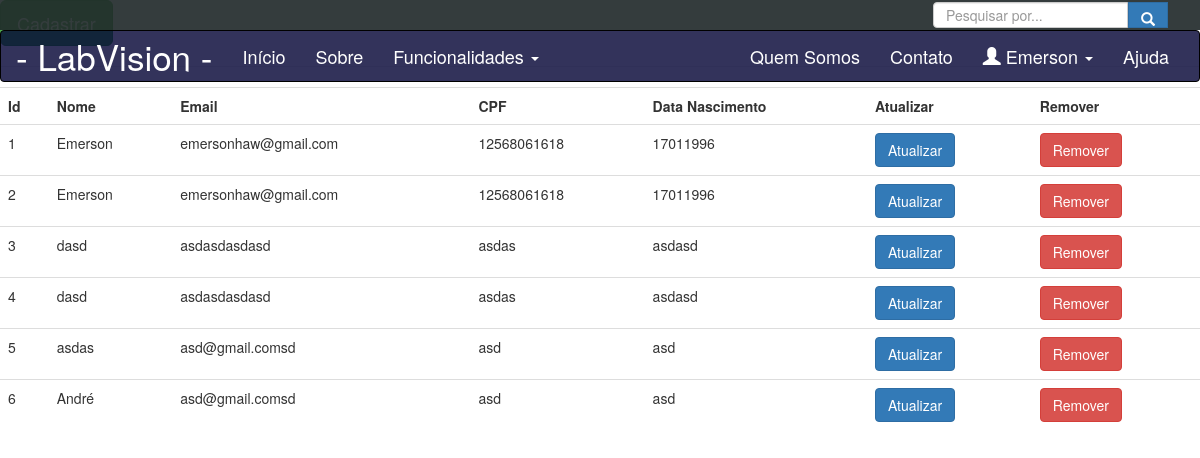
Page /listar-usuarios (signed in) on the committed database.
### app/models/tables.py (models this page shows, shortened)
class Pessoa(db.Model):
    __tablename__ = "pessoas"
    id = db.Column(db.Integer, primary_key=True)
    nome = db.Column(db.String(50))

class Usuario(Pessoa, db.Model):
    __tablename__ = "usuarios"
    id = db.Column(db.Integer, primary_key=True)
    email = db.Column(db.String(50))
    senha = db.Column(db.String(20))
    cpf = db.Column(db.String(20))
    dt_nascimento = db.Column(db.String(20))
    status = db.Column(db.Boolean())
    pessoa = db.Column(db.Integer, db.ForeignKey('pessoas.id'))
    def get_id(self):
        return str(self.id)

### app/controllers/default.py (the view)
@app.route('/listar-usuarios', methods=['GET', 'POST'])
def listar_usuarios():
    if not current_user.get_id():
        return redirect(url_for('login'))
    usuarios = Usuario.query.all()
    return render_template('usuario/listar-usuarios.html', usuarios=usuarios)

### app/controllers/default.py (called while the page is built)
@login_manager.user_loader
def load_user(id):
    return Usuario.query.filter_by(id=id).first()

### app/templates/usuario/listar-usuarios.html (shortened to what this page needs)
{% include 'base/head.html' %}
{% include 'base/nav_bar.html' %}
<a href="/cadastrar-usuarios">
    <button class="btn btn-lg btn-success">
    </button>
</a>
<hr>
<div class="table-responsive">
        <table class="table">
            <tr>
                <th>Id</th>
                <th>Nome</th>
                <th>Email</th>
                <th>CPF</th>
                <th>Data Nascimento</th>
                <th>Atualizar</th>
                <th>Remover</th>
            </tr>
            {% for u in usuarios %}
                <tr>
                    <td>
                        {{ u.id}}
                    </td>
                    <td>
                        {{ u.nome}}
                    </td>
                    <td>
                        {{ u.email}}
                    </td>
                    <td>
                        {{ u.cpf}}
                    </td>
                    <td>
                        {{ u.dt_nascimento}}
                    </td>
                    <td>
                        <a href="{{ url_for('atualizar_usuario', id=u.id)}}">
                            <button class="btn btn-primary">
                                Atualizar
                            </button>
                        </a>
                    </td>
                    <td>
                        <a href="{{ url_for('excluir_usuario', id=u.id)}}">
                            <button class="btn btn-danger">
                                Remover
                           </button>
                        </a>
                    </td>
                </tr>
            {% endfor %}
        </table>
</div>
{% include 'base/footer.html' %}

### app/templates/base/nav_bar.html (shortened to what this page needs)
<div class="nav-geral">
    <div class="nav-auxiliar">
        <form class="d-none d-md-inline-block form-inline ml-auto mr-0 mr-md-3 my-2 my-md-0">
            <div class="input-group">
              <div class="input-group-append">
                <input type="text" class="form-control nav-pesquisar" placeholder="Pesquisar por..." aria-label="Pesquisar">
                <button class="btn btn-primary nav-pesquisar-icone" type="button">
                  <i class="glyphicon glyphicon-search"></i>
                </button>
              </div>
            </div>
          </form>
    </div>
    <nav class="navbar navbar-default">
            <div class="container-fluid">
                <div class="navbar-header">
                    <a class="navbar-brand nav-titulo" href="/index">- LabVision -</a>
                </div>
                <div class="collapse navbar-collapse" id="navPrincipal">
                    <ul class="nav navbar-nav">
                        <li>
                            <a href="/index">Início</a>
                        </li>
                        <li>
                            <a href="/sobre">Sobre</a>
                        </li>
                        <li class="dropdown">
                            <a class="dropdown-toggle" data-toggle="dropdown" href="#">
                                Funcionalidades
                                <span class="caret"></span>
                            </a>
                        </li>
                    </ul>
                    <ul class="nav navbar-nav navbar-right">
                        <li><a href="">Quem Somos</a></li>
                        <li><a href="">Contato</a></li>
                        <li class="dropdown">
                            <a class="dropdown-toggle" data-toggle="dropdown" href="#">
                                <span class="glyphicon glyphicon-user nav-icone-perfil"></span>
                                <span class="nav-icone-perfil">{{current_user.nome}}</span>
                                <span class="caret"></span>
                            </a>
                        </li>
                        <li><a href="/ajuda">Ajuda</a></li>
                    </ul>
                </div>
            </div>
    </nav>
</div>

### app/static/css/main.css (style rules this page uses)
.nav-auxiliar { background-color: rgba(30,39,41,.9); height: 30px; color: #FFFFFF; text-align: right; }
.nav-pesquisar { height: 26px; margin-top: 2px; }
.nav-pesquisar-icone { height: 26px; margin-top: 2px; border-radius: 0px; margin-right: 120px; margin-right: 32px; }
.container-fluid > .navbar-header > a { color: #FFFFFF; }
.navbar-default .navbar-nav > li > a { color: #FFFFFF; }
.navbar-default .navbar-nav > li > a:before { color: #FF0000; }
.nav-geral { position: fixed; top: 0px; left: 0; width: 100%; height: 0px; margin-bottom: 1px; }
.navbar-default { font-size: 18px; text-color: #FFFFFF; border-color: #000000; background-color: rgba(1,1,50,.8); }
.navbar-brand { font-size: 35px; color: #FF0000; text-color: #FF0000; }
.dropdown { color: #00FF00; }

### rows in the picture
Pessoa: nome "Emerson"
Usuario: id "1", nome "Emerson", email "emersonhaw@gmail.com", cpf "12568061618", dt_nascimento "17011996"
Usuario: id "2", nome "Emerson", email "emersonhaw@gmail.com", cpf "12568061618", dt_nascimento "17011996"
Usuario: id "3", nome "dasd", email "asdasdasdasd", cpf "asdas", dt_nascimento "asdasd"
Usuario: id "4", nome "dasd", email "asdasdasdasd", cpf "asdas", dt_nascimento "asdasd"
Usuario: id "5", nome "asdas", email "asd@gmail.comsd", cpf "asd", dt_nascimento "asd"
Usuario: id "6", nome "André", email "asd@gmail.comsd", cpf "asd", dt_nascimento "asd"
